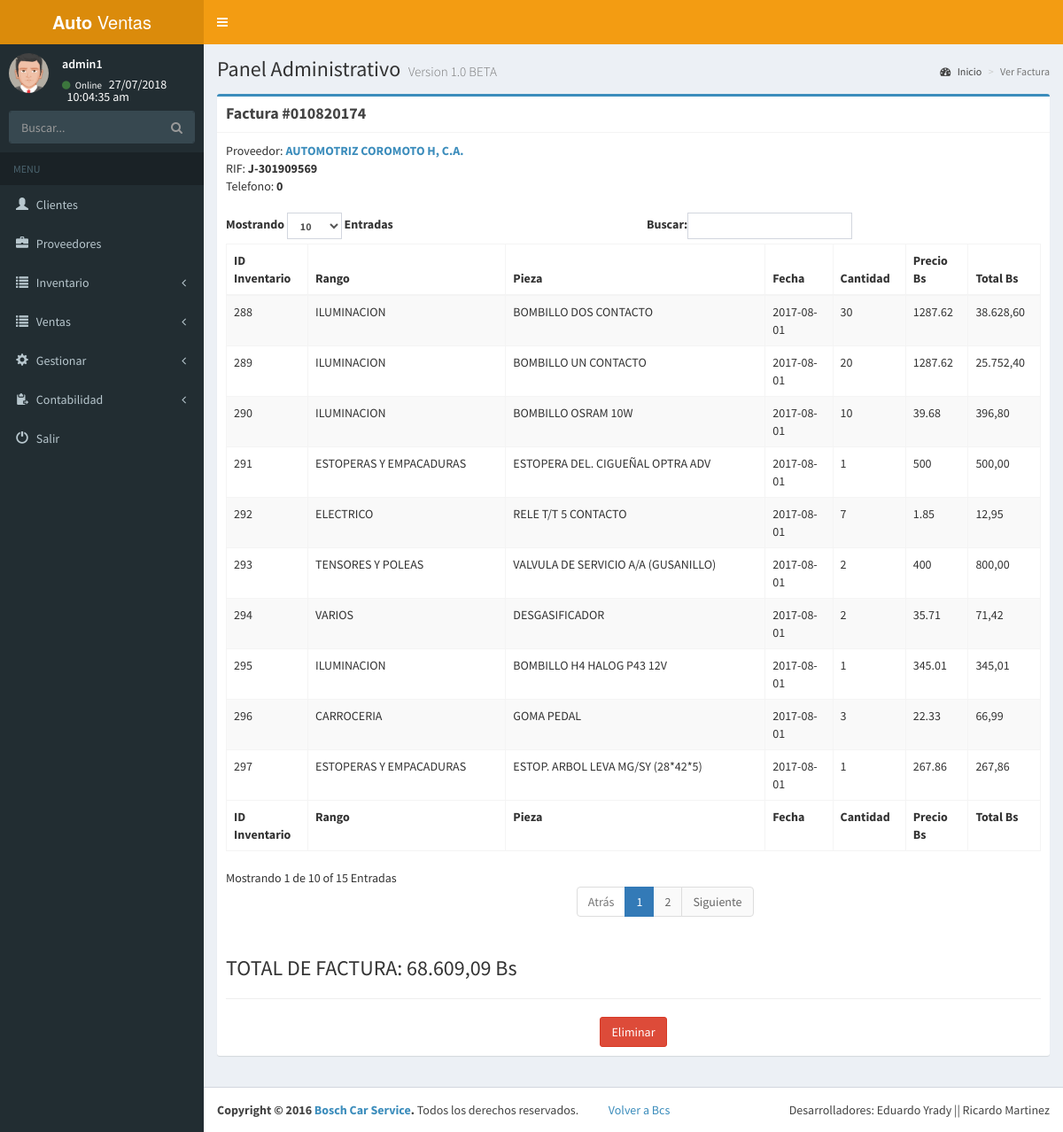
/admin/facturas.php?n_fac=010820174&id_proveedor=5 (signed in), run on an earlier commit of the app's database.
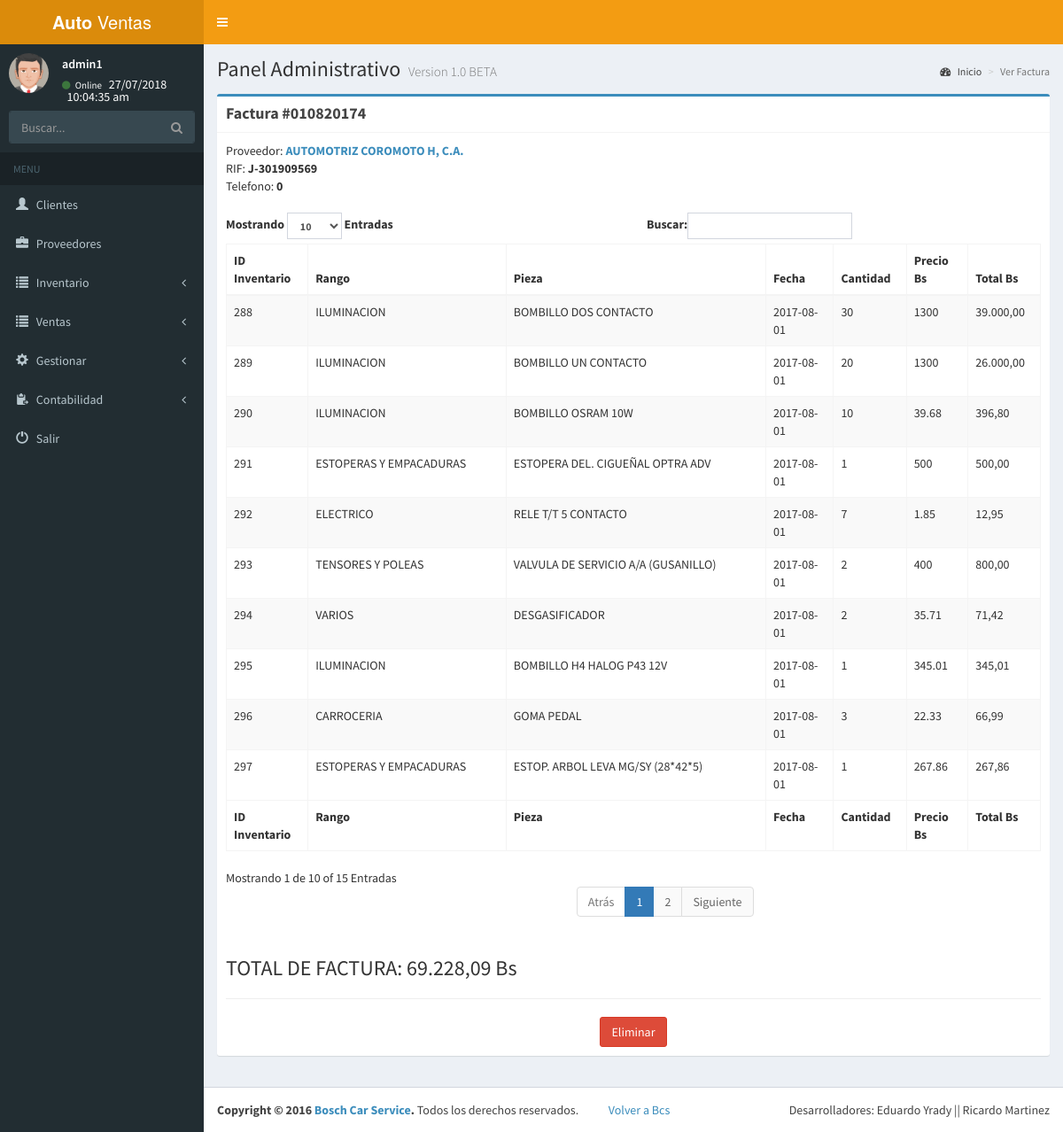
And on a later commit of the database.
### tables this page shows
CREATE TABLE `inventario` (
  `id_inventario` int(11) NOT NULL,
  `id_pieza` int(11) NOT NULL,
  `fecha` date NOT NULL,
  `n_factura` varchar(15) NOT NULL,
  `id_proveedor` int(11) NOT NULL,
  `cantidad` varchar(300) NOT NULL,
  `precio` varchar(10) NOT NULL,
  `habilitado` int(11) NOT NULL
);

CREATE TABLE `rango` (
  `id_rango` int(11) NOT NULL,
  `nombre` varchar(60) NOT NULL,
  `habilitado` int(11) NOT NULL
);

CREATE TABLE `pieza` (
  `id_pieza` int(11) NOT NULL,
  `id_rango` int(11) NOT NULL,
  `nombre` varchar(300) NOT NULL,
  `campo_carro` int(11) NOT NULL,
  `codigo_pieza` varchar(30) NOT NULL,
  `habilitado` int(11) NOT NULL
);

### admin/conexion.php (called while the page is built, shortened)
<?php session_start();
function cons($var){
$ret= mysqli_query($_SESSION['conexion_database'],$var) or die(mysqli_error($_SESSION['conexion_database']));
return $ret;
}
?>
<?php
  function filtroxss($val) {
        $val = preg_replace('/([\x00-\x08][\x0b-\x0c][\x0e-\x20])/', '', $val);
        $search = 'abcdefghijklmnopqrstuvwxyz';
        $search .= 'ABCDEFGHIJKLMNOPQRSTUVWXYZ';
        $search .= '1234567890!@#$%^&*()';
        $search .= '~`";:?+/={}[]-_|\'\\';
        for ($i = 0; $i < strlen($search); $i++) {
            $val = preg_replace('/(&#[x|X]0{0,8}'.dechex(ord($search[$i])).';?)/i', $search[$i], $val);
            $val = preg_replace('/(&#0{0,8}'.ord($search[$i]).';?)/', $search[$i], $val);
        }
        $ra1 = Array('javascript', 'vbscript', 'expression', 'applet', 'meta', 'xml', 'blink', 'link', 'style', 'script', 'embed', 'object', 'iframe', 'frame', 'frameset', 'ilayer', 'layer', 'bgsound', 'title');
        $ra2 = Array('onabort', 'onactivate', 'onafterprint', 'onafterupdate', 'onbeforeactivate', 'onbeforecopy', 'onbeforecut', 'onbeforedeactivate', 'onbeforeeditfocus', 'onbeforepaste', 'onbeforeprint', 'onbeforeunload', 'onbeforeupdate', 'onblur', 'onbounce', 'oncellchange', 'onchange', 'onclick', 'oncontextmenu', 'oncontrolselect', 'oncopy', 'oncut', 'ondataavailable', 'ondatasetchanged', 'ondatasetcomplete', 'ondblclick', 'ondeactivate', 'ondrag', 'ondragend', 'ondragenter', 'ondragleave', 'ondragover', 'ondragstart', 'ondrop', 'onerror', 'onerrorupdate', 'onfilterchange', 'onfinish', 'onfocus', 'onfocusin', 'onfocusout', 'onhelp', 'onkeydown', 'onkeypress', 'onkeyup', 'onlayoutcomplete', 'onload', 'onlosecapture', 'onmousedown', 'onmouseenter', 'onmouseleave', 'onmousemove', 'onmouseout', 'onmouseover', 'onmouseup', 'onmousewheel', 'onmove', 'onmoveend', 'onmovestart', 'onpaste', 'onpropertychange', 'onreadystatechange', 'onreset', 'onresize', 'onresizeend', 'onresizestart', 'onrowenter', 'onrowexit', 'onrowsdelete', 'onrowsinserted', 'onscroll', 'onselect', 'onselectionchange', 'onselectstart', 'onstart', 'onstop', 'onsubmit', 'onunload');
        $ra = array_merge($ra1, $ra2);
        $found = true;
        while ($found == true) {
            $val_before = $val;
            for ($i = 0; $i < sizeof($ra); $i++) {
                $pattern = '/';
                for ($j = 0; $j < strlen($ra[$i]); $j++) {
                    if ($j > 0) {
                        $pattern .= '(';
                        $pattern .= '(&#[x|X]0{0,8}([9][a][b]);?)?';
                        $pattern .= '|(&#0{0,8}([9][10][13]);?)?';
                        $pattern .= ')?';
                }
                $pattern .= $ra[$i][$j];
             }
             $pattern .= '/i';
             $replacement = substr($ra[$i], 0, 2).'<x>'.substr($ra[$i], 2);
             $val = preg_replace($pattern, $replacement, $val);
             if ($val_before == $val) {
                $found = false;
             }
          }
        }
        return mysqli_real_escape_string($_SESSION['conexion_database'],$val);
    }
?>

### admin/facturas.php (the view, shortened to what the changed rows need)
<?php include("menu.php");
?>
  <link rel="stylesheet" href="plugins/daterangepicker/daterangepicker.css">
  <div class="content-wrapper">
    <section class="content-header">
      <h1>
        Panel Administrativo
        <small>Version 1.0 BETA</small>
      </h1>
    </section>
    <section class="content">
<?php
if(isset($_SESSION['ingreso'])){
if(isset($_GET['n_fac'])){
if(isset($_GET['id_proveedor'])){
$id_proveedor=filtroxss($_GET['id_proveedor']);
$n_factura=filtroxss($_GET['n_fac']);
echo '<div class="box box-primary">
            <div class="box-header with-border">
              <h3 class="box-title"><b>Factura #'.$n_factura.'</b></h3>
            </div>';
			$consu=("SELECT * FROM proveedor WHERE id_proveedor='$id_proveedor' LIMIT 1");
			$dv=cons($consu);
			while($ro=mysqli_fetch_array($dv)){
      $id_tipo=$ro['id_tipo'];
			$nombre_proveedor=$ro['nombre'];
			$rif=$ro['rif'];
			$telefono=$ro['telf'];
      $consu2=("SELECT * FROM tipo WHERE id_tipo='$id_tipo' LIMIT 1");
      $dv2=cons($consu2);
      while($ro2=mysqli_fetch_array($dv2)){
        $nombre_tipo=$ro2['nombre'];
      }
			}
			echo "<div class='box-body'>Proveedor: <b><a href='perfil_proveedor.php?id=".$id_proveedor."'>".$nombre_proveedor."</a></b><br>RIF: <b>".$nombre_tipo."-".$rif."</b><br>Telefono: <b>".$telefono."</b><br><br>";
$consulta=("SELECT * FROM inventario WHERE id_proveedor='$id_proveedor' AND n_factura='$n_factura' AND habilitado=0");
$f=cons($consulta);
if(mysqli_num_rows($f)<=0){
echo alerta("No existe la factura");
}else{
	echo '<table id="example1" class="table table-bordered table-striped">
                <thead>
                <tr>
                  <th>ID Inventario</th>
                  <th>Rango</th>
                  <th>Pieza</th>
                  <th>Fecha</th>
                  <th>Cantidad</th>
				  <th>Precio Bs</th>
				  <th>Total Bs</th>
                </tr>
                </thead>
                <tbody id="prep">';
				$total_factura=0;
	while($row=mysqli_fetch_array($f)){
		$id_pieza=$row['id_pieza'];
    $fecha1=$row['fecha'];
		$fc=("SELECT * FROM pieza WHERE id_pieza='$id_pieza' LIMIT 1");
		$v=cons($fc);
		while($ts=mysqli_fetch_array($v)){
			$id_rango=$ts['id_rango'];
			$nombre_pieza=$ts['nombre'];
		}
		$cons=("SELECT * FROM rango WHERE id_rango='$id_rango' LIMIT 1");
		$d=cons($cons);
		while($tg=mysqli_fetch_array($d)){
		$nombre_rango=$tg['nombre'];
		}
		echo '<tr>
		<td>'.$row['id_inventario'].'</td>
		<td>'.$nombre_rango.'</td>
		<td>'.$nombre_pieza.'</td>
		<td>'.$row['fecha'].'</td>
		<td>'.$row['cantidad'].'</td>
		<td>'.$row['precio'].'</td>
		<td>'.number_format(($row['cantidad']*$row['precio']),2,",",".").'</td>
		</tr>';
		$total_factura=$total_factura+($row['cantidad']*$row['precio']);
	}
	echo ' </tbody>
                <tfoot>
                <tr>
                    <th>ID Inventario</th>
                  <th>Rango</th>
                  <th>Pieza</th>
                  <th>Fecha</th>
                  <th>Cantidad</th>
				  <th>Precio Bs</th>
				  <th>Total Bs</th>
                </tr>
                </tfoot>
              </table>';
			  echo "<h3>TOTAL DE FACTURA: ".number_format($total_factura,2,",",".")." Bs</h3>";
}
echo "<hr>
<div class='text-center'>
<form action='pro_eliminar_factura.php' method='POST' id='formulario'>
<input type='hidden' name='id_proveedor' value='".$id_proveedor."' required>
<input type='hidden' name='n_factura' value='".$n_factura."' required>
<input type='hidden' name='fecha' value='".$fecha1."' required>
<button type='button' class='btn btn-danger' data-toggle='modal' data-target='#myModal'>Eliminar</button>";
echo '<div id="myModal" class="modal fade col-lg-offset-1 col-md-offset-1 col-xs-offset-0" role="dialog">
  <div class="modal-dialog">
    <div class="modal-content">
      <div class="modal-header">
        <button type="button" class="close" data-dismiss="modal">&times;</button>
        <h3 class="modal-title">Desea Realizar la Operaci&oacute;n?</h3>
      </div>
      <div class="modal-body">
        <p>Eliminar Factura?</p><h5>N° Fact:&nbsp;'.$n_factura.'&nbsp;'.$row['fecha'].'&nbsp;'.$nombre_tipo.'-'.$rif.'&nbsp;'.$nombre_proveedor.'.</h5>
     <p>Introdusca el n&uacute;mero de factura para confirmar:</p>
        <input type="text" name="facconf" class="form-control" placeholder="N&uacute;mero de Factura" maxlength="15" required>
      </div>
      <div class="modal-footer">
        <button type="submit" class="btn btn-danger">Eliminar Factura</button>
        <button type="button" class="btn btn-default" data-dismiss="modal">Cancelar</button>
      </div>
    </div>
</form>
</div>
</div>';
}
}
}
include("footer.php");
?>

What changed in the data, as far as the page shows it:
changed inventario "BOMBILLO UN CONTACTO": precio "1287.62" → "1300"; $row['cantidad']*$row['precio'] "25.752,40" → "26.000,00"
changed inventario "BOMBILLO DOS CONTACTO": precio "1287.62" → "1300"; $row['cantidad']*$row['precio'] "38.628,60" → "39.000,00"
Also different on the page:
$total_factura: "68.609,09" → "69.228,09"
